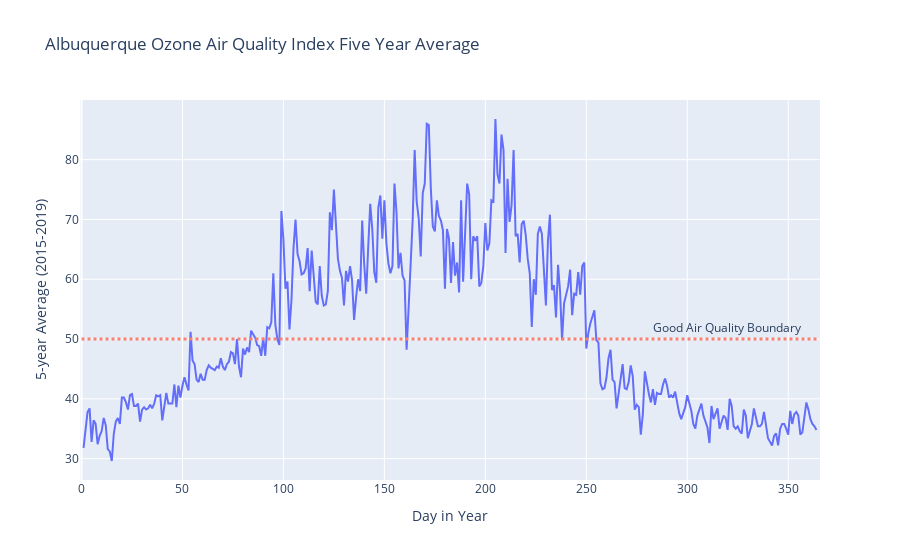

The notebook cell saved with this chart:
### Code cell
fig3 = px.line(df_no_leap_year.iloc[0:364], x='day_of_year', y='5-year Average (2015-2019)',
               labels={
                   "day_of_year": "Day in Year"
               },
              title="Albuquerque Ozone Air Quality Index Five Year Average")
fig3.add_shape(# add a threshold line between 'Good' air and above
    type="line", line_color="salmon", line_width=3, opacity=1, line_dash="dot",
    x0=0, x1=365, xref="x", y0=50, y1=50, yref="y")
fig3.add_annotation(#add text over threshhold line
    text="Good Air Quality Boundary", x=320, y=52, showarrow=False)
fig3.show()

### Figure 1 — Plotly figure (JSON) as saved in the notebook; plotly's stock layout.template omitted (floating-point values rounded to 4 significant figures; data arrays with more than 128 entries replaced by an {"elided": "..."} marker saying what was removed)
{"data": [{"hovertemplate": "Day in Year=%{x}<br>5-year Average (2015-2019)=%{y}<extra></extra>", "legendgroup": "", "line": {"color": "#636efa", "dash": "solid"}, "mode": "lines", "name": "", "orientation": "h", "showlegend": false, "type": "scatter", "x": {"elided": "364 int values"}, "xaxis": "x", "y": {"elided": "364 str values"}, "yaxis": "y"}], "layout": {"annotations": [{"showarrow": false, "text": "Good Air Quality Boundary", "x": 320, "y": 52}], "legend": {"tracegroupgap": 0}, "shapes": [{"line": {"color": "salmon", "dash": "dot", "width": 3}, "opacity": 1, "type": "line", "x0": 0, "x1": 365, "xref": "x", "y0": 50, "y1": 50, "yref": "y"}], "title": {"text": "Albuquerque Ozone Air Quality Index Five Year Average"}, "xaxis": {"anchor": "y", "domain": [0, 1], "title": {"text": "Day in Year"}}, "yaxis": {"anchor": "x", "domain": [0, 1], "title": {"text": "5-year Average (2015-2019)"}}}}
